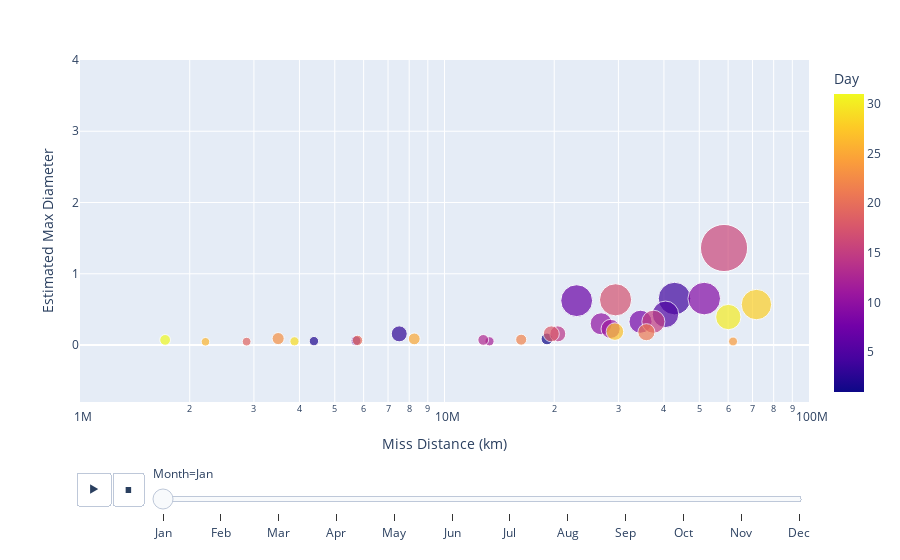

The code cell stored with this chart in its notebook:
### Code cell
#plot scatter 
px.scatter(remove_small_outliers, y="Estimated Max Diameter", x="Miss Distance (km)", animation_frame="Month", animation_group="Day",
           size="Estimated Max Diameter", color="Day", hover_name="Date",
           log_x=True, size_max=65, range_x=[1000000,100000000], range_y=[-0.8,4])

### Figure 1 — Plotly figure (JSON) as saved in the notebook; plotly's stock layout.template omitted (floating-point values rounded to 4 significant figures; data arrays with more than 128 entries replaced by an {"elided": "..."} marker saying what was removed)
{"data": [{"hovertemplate": "<b>%{hovertext}</b><br><br>Month=Jan<br>Miss Distance (km)=%{x}<br>Estimated Max Diameter=%{marker.size}<br>Day=%{marker.color}<extra></extra>", "hovertext": {"elided": "351 str values"}, "ids": {"elided": "351 int values"}, "legendgroup": "", "marker": {"color": {"elided": "351 int values"}, "coloraxis": "coloraxis", "size": {"elided": "351 float values"}, "sizemode": "area", "sizeref": 0.001225, "symbol": "circle"}, "mode": "markers", "name": "", "orientation": "v", "showlegend": false, "type": "scatter", "x": {"elided": "351 float values"}, "xaxis": "x", "y": {"elided": "351 float values"}, "yaxis": "y"}], "layout": {"coloraxis": {"colorbar": {"title": {"text": "Day"}}, "colorscale": [[0, "#0d0887"], [0.1111, "#46039f"], [0.2222, "#7201a8"], [0.3333, "#9c179e"], [0.4444, "#bd3786"], [0.5556, "#d8576b"], [0.6667, "#ed7953"], [0.7778, "#fb9f3a"], [0.8889, "#fdca26"], [1, "#f0f921"]]}, "legend": {"itemsizing": "constant", "tracegroupgap": 0}, "margin": {"t": 60}, "sliders": [{"active": 0, "currentvalue": {"prefix": "Month="}, "len": 0.9, "pad": {"b": 10, "t": 60}, "steps": [{"args": [["Jan"], {"frame": {"duration": 0, "redraw": false}, "fromcurrent": true, "mode": "immediate", "transition": {"duration": 0, "easing": "linear"}}], "label": "Jan", "method": "animate"}, {"args": [["Feb"], {"frame": {"duration": 0, "redraw": false}, "fromcurrent": true, "mode": "immediate", "transition": {"duration": 0, "easing": "linear"}}], "label": "Feb", "method": "animate"}, {"args": [["Mar"], {"frame": {"duration": 0, "redraw": false}, "fromcurrent": true, "mode": "immediate", "transition": {"duration": 0, "easing": "linear"}}], "label": "Mar", "method": "animate"}, {"args": [["Apr"], {"frame": {"duration": 0, "redraw": false}, "fromcurrent": true, "mode": "immediate", "transition": {"duration": 0, "easing": "linear"}}], "label": "Apr", "method": "animate"}, {"args": [["May"], {"frame": {"duration": 0, "redraw": false}, "fromcurrent": true, "mode": "immediate", "transition": {"duration": 0, "easing": "linear"}}], "label": "May", "method": "animate"}, {"args": [["Jun"], {"frame": {"duration": 0, "redraw": false}, "fromcurrent": true, "mode": "immediate", "transition": {"duration": 0, "easing": "linear"}}], "label": "Jun", "method": "animate"}, {"args": [["Jul"], {"frame": {"duration": 0, "redraw": false}, "fromcurrent": true, "mode": "immediate", "transition": {"duration": 0, "easing": "linear"}}], "label": "Jul", "method": "animate"}, {"args": [["Aug"], {"frame": {"duration": 0, "redraw": false}, "fromcurrent": true, "mode": "immediate", "transition": {"duration": 0, "easing": "linear"}}], "label": "Aug", "method": "animate"}, {"args": [["Sep"], {"frame": {"duration": 0, "redraw": false}, "fromcurrent": true, "mode": "immediate", "transition": {"duration": 0, "easing": "linear"}}], "label": "Sep", "method": "animate"}, {"args": [["Oct"], {"frame": {"duration": 0, "redraw": false}, "fromcurrent": true, "mode": "immediate", "transition": {"duration": 0, "easing": "linear"}}], "label": "Oct", "method": "animate"}, {"args": [["Nov"], {"frame": {"duration": 0, "redraw": false}, "fromcurrent": true, "mode": "immediate", "transition": {"duration": 0, "easing": "linear"}}], "label": "Nov", "method": "animate"}, {"args": [["Dec"], {"frame": {"duration": 0, "redraw": false}, "fromcurrent": true, "mode": "immediate", "transition": {"duration": 0, "easing": "linear"}}], "label": "Dec", "method": "animate"}], "x": 0.1, "xanchor": "left", "y": 0, "yanchor": "top"}], "updatemenus": [{"buttons": [{"args": [null, {"frame": {"duration": 500, "redraw": false}, "fromcurrent": true, "mode": "immediate", "transition": {"duration": 500, "easing": "linear"}}], "label": "&#9654;", "method": "animate"}, {"args": [[null], {"frame": {"duration": 0, "redraw": false}, "fromcurrent": true, "mode": "immediate", "transition": {"duration": 0, "easing": "linear"}}], "label": "&#9724;", "method": "animate"}], "direction": "left", "pad": {"r": 10, "t": 70}, "showactive": false, "type": "buttons", "x": 0.1, "xanchor": "right", "y": 0, "yanchor": "top"}], "xaxis": {"anchor": "y", "domain": [0, 1], "range": [6.0, 8], "title": {"text": "Miss Distance (km)"}, "type": "log"}, "yaxis": {"anchor": "x", "domain": [0, 1], "range": [-0.8, 4], "title": {"text": "Estimated Max Diameter"}}}}
